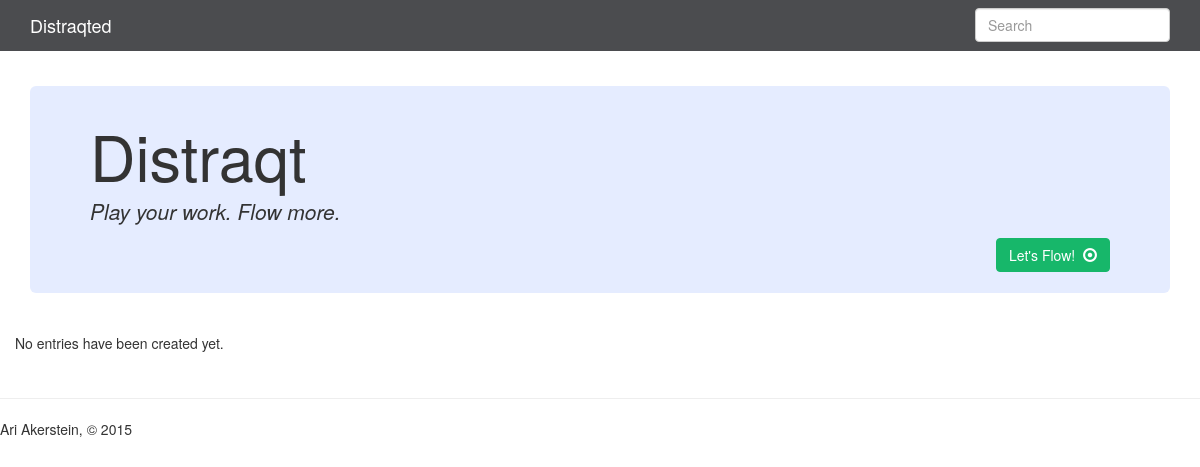
Before: /?page=2 with the older database file.
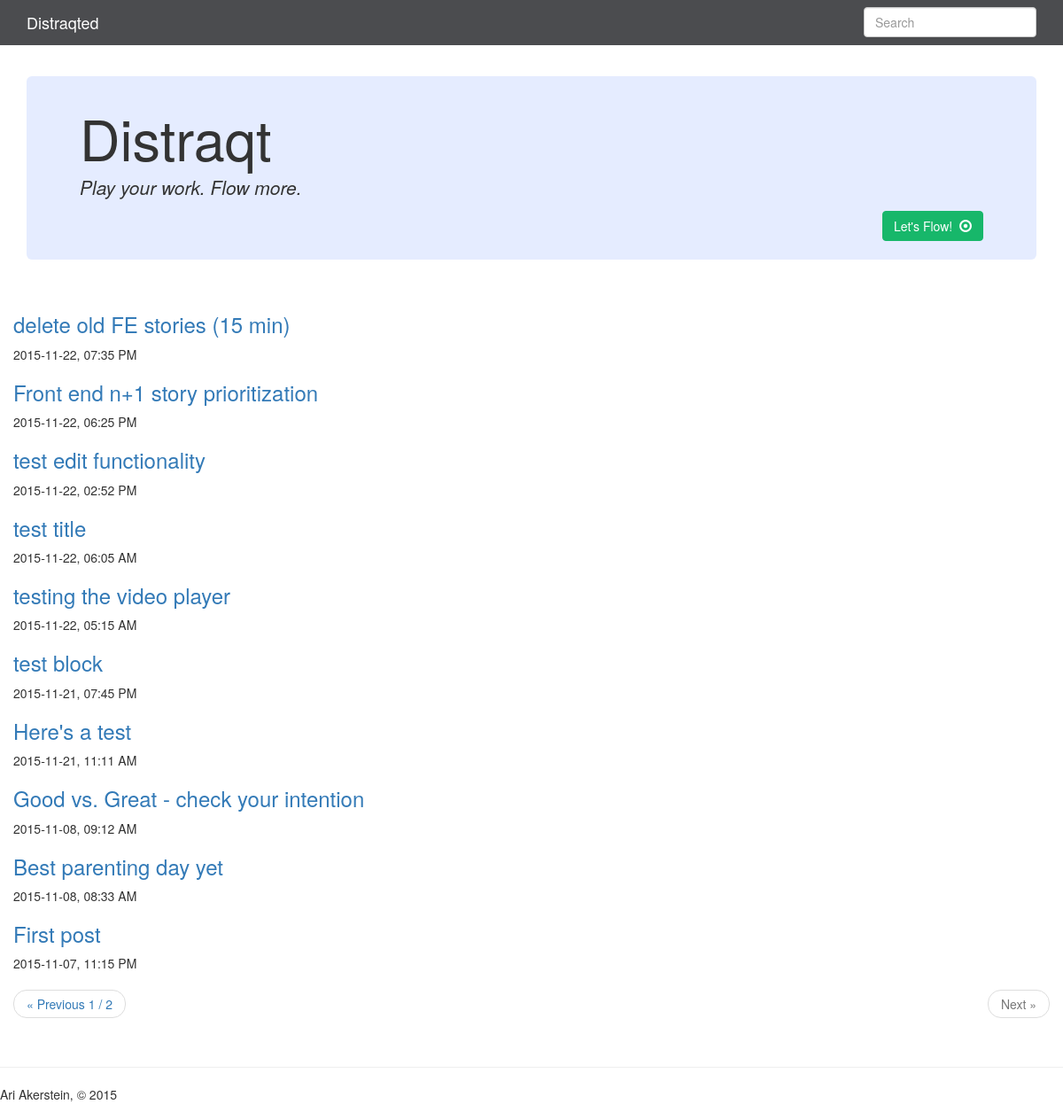
After: the same page with the newer database file.
### app.py (models this page shows, shortened)
class Entry(flask_db.Model):
    title = CharField()
    slug = CharField(unique=True)
    content = TextField()
    published = BooleanField(index=True)
    timestamp = DateTimeField(default=datetime.datetime.now, index=True)
    @classmethod
    def public(cls):
        return Entry.select().where(Entry.published == True)

### app.py (the view)
@app.route('/')
def index():
    search_query = request.args.get('q')
    if search_query:
        query = Entry.search(search_query)
    else:
        query = Entry.public().order_by(Entry.timestamp.desc())
    return object_list(
        'index.html',
        query,
        search=search_query,
        check_bounds=False)

### app.py (called while the page is built)
@app.template_filter('clean_querystring')
def clean_querystring(request_args, *keys_to_remove, **new_values):
    querystring = dict((key, value) for key, value in request_args.items())
    for key in keys_to_remove:
        querystring.pop(key, None)
    querystring.update(new_values)
    return urllib.urlencode(querystring)

### templates/index.html (shortened to what this page needs)
{% extends "base.html" %}
{% block content %}
  {% for entry in object_list %}
    {% if search %}
      {% set entry = entry.entry %}
    {% endif %}
    <h3>
      <a href="{% if entry.published %}{{ url_for('detail', slug=entry.slug) }}{% else %}{{ url_for('edit', slug=entry.slug) }}{% endif %}">
        {{ entry.title }}
      </a>
    </h3>
    <p>{{ entry.timestamp.strftime('%Y-%m-%d, %I:%M %p') }}</p>
  {% else %}
    <p>No entries have been created yet.</p>
  {% endfor %}
  {% include "includes/pagination.html" %}
{% endblock %}

### templates/base.html (shortened to what this page needs)
<!doctype html>
<html>
  <head>
    <link rel=stylesheet type=text/css href="{{ url_for('static', filename='css/bootstrap.min.css') }}" />
    <link rel=stylesheet type=text/css href="{{ url_for('static', filename='css/hilite.css') }}" />
  </head>
  <body>
    <div class="navbar navbar-default navbar-static-top" role="navigation">
      <div class="container">
        <div class="navbar-header">
          <a class="navbar-brand" href="{{ url_for('index') }}">Distraqted</a>
        </div>
        <div class="navbar-collapse collapse">
          {% block search_bar %}
            <form action="{{ url_for('index') }}" class="navbar-form navbar-right" id="search-form" method="get" role="search">
              <div class="form-group">
                <input class="form-control" name="q" placeholder="Search" type="text" value="{% if search %}{{ search }}{% endif %}">
              </div>
            </form>
          {% endblock %}
        </div>
      </div>
    </div>
    <div class="panel-body">
<div class="container content">
  <div class="jumbotron" id="JumbotronBrand"><h1>Distraqt<h4><p><i>Play your work. Flow more.</p></i></h4></h1>
<a
        <button type="button" class="btn btn-primary pull-right"
        href="{{ url_for('create') }}">Let's Flow!&nbsp;
        <span class="glyphicon glyphicon-record" aria-hidden="true">
        </span>
        </a></button>
        <br></br>
</div>
</div>
      {% block page_header %}
      <br></br>
      {% endblock %}
      {% block content %}{% endblock %}
</div>
{% block footer %}
      <footer>
        <hr />
        <p>Ari Akerstein, &copy; 2015</p>
      </footer>
{% endblock %}
  </body>
</html>

### templates/includes/pagination.html
{% if pagination.get_page_count() > 1 %}
<ul class="pager">
  {% if pagination.get_page() > 1 %}
    <li class="previous"><a href="./?{{ request.args|clean_querystring('page', page=pagination.get_page() - 1) }}">&laquo; Previous {{ pagination.get_page() - 1 }} / {{ pagination.get_page_count() }}</a></li>
  {% else %}
    <li class="previous disabled"><a href="#">&laquo; Previous</a></li>
  {% endif %}
  {% if pagination.get_page_count() > pagination.get_page() %}
    <li class="next"><a href="./?{{ request.args|clean_querystring('page', page=pagination.get_page() + 1) }}">Next {{ pagination.get_page() + 1 }} / {{ pagination.get_page_count() }} &raquo;</a></li>
  {% else %}
    <li class="next disabled"><a href="#">Next &raquo;</a></li>
  {% endif %}
</ul>
{% endif %}

Changed rows visible on the page:
added Entry: title "delete old FE stories (15 min)", timestamp "2015-11-22, 07:35 PM"
added Entry: title "Front end n+1 story prioritization", timestamp "2015-11-22, 06:25 PM"
added Entry: title "test edit functionality", timestamp "2015-11-22, 02:52 PM"
added Entry: title "test title", timestamp "2015-11-22, 06:05 AM"
added Entry: title "testing the video player", timestamp "2015-11-22, 05:15 AM"
added Entry: title "test block", timestamp "2015-11-21, 07:45 PM"
now on this page (row unchanged): Entry: title "Here's a test", timestamp "2015-11-21, 11:11 AM"
now on this page (row unchanged): Entry: title "Good vs. Great - check your intention", timestamp "2015-11-08, 09:12 AM"
now on this page (row unchanged): Entry: title "Best parenting day yet", timestamp "2015-11-08, 08:33 AM"
now on this page (row unchanged): Entry: title "First post", timestamp "2015-11-07, 11:15 PM"
Other visible differences:
{{ pagination.get_page() - 1 }}: (not shown) → "1"
{{ pagination.get_page_count() }}: (not shown) → "2"
text no longer shown: "No entries have been created yet."
text now shown: "« Previous / Next »"
